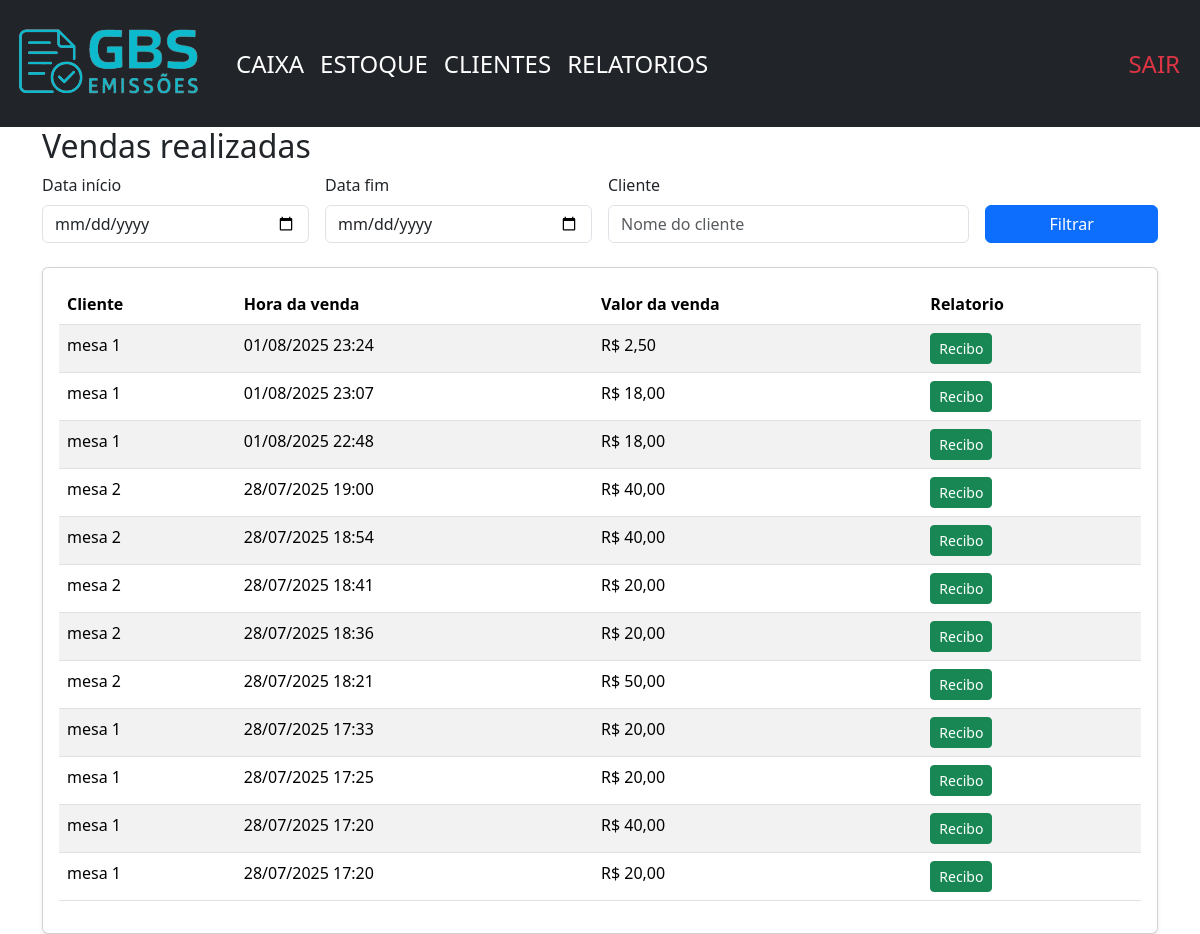
/relatorios/ (signed in), run on the app's committed database.
### home/models.py (models this page shows)
class vendas(models.Model):
    usuario = models.ForeignKey(User, on_delete=models.CASCADE)
    id = models.AutoField(primary_key=True, verbose_name='ID da venda')
    id_cliente = models.ForeignKey(clientes, on_delete=models.DO_NOTHING)
    data_hora = models.DateTimeField(auto_now_add=True, null=True)
    valor_total = models.DecimalField(max_digits=10, decimal_places=2, verbose_name='valor total')
    desconto = models.IntegerField(verbose_name='desconto')

class clientes(models.Model):
    usuario = models.ForeignKey(User, on_delete=models.CASCADE)
    id_cliente = models.AutoField(primary_key=True, verbose_name='ID do cliente')
    nome_cliente = models.CharField(max_length=100, verbose_name='Nome do cliente')
    contato = models.CharField(max_length=11, blank=True, null=True, verbose_name='telefone celular')
    tempo_estadia = models.IntegerField(verbose_name='Tempo de estadia')
    created_cad = models.DateTimeField(auto_now_add=True, null=True)
    update_cad = models.DateTimeField(auto_now=True)

### home/views.py (the view)
# urls.py: path('relatorios/', views.relatorios, name='relatorios'),
@login_required
def relatorios(request):
    vendas_filtradas = vendas.objects.select_related('id_cliente').filter(usuario=request.user)
    data_inicio = request.GET.get('data_inicio')
    data_fim = request.GET.get('data_fim')
    cliente_nome = request.GET.get('cliente')
    if data_inicio:
        vendas_filtradas = vendas_filtradas.filter(data_hora__date__gte=parse_date(data_inicio))
    if data_fim:
        vendas_filtradas = vendas_filtradas.filter(data_hora__date__lte=parse_date(data_fim))
    if cliente_nome:
        vendas_filtradas = vendas_filtradas.filter(id_cliente__nome_cliente__icontains=cliente_nome)
    vendas_filtradas = vendas_filtradas.order_by('-data_hora')
    return render(request, 'visual/relatorios.html', {
        'vendas': vendas_filtradas
    })

### home/templates/visual/relatorios.html
{% extends 'visual/base.html' %}
{% block conteudo %}
<div class="container mt-10">
  <h2>Vendas realizadas</h2>
  <form method="GET" class="row g-3 mb-4">
    <div class="col-md-3">
      <label for="data_inicio" class="form-label">Data início</label>
      <input type="date" class="form-control" id="data_inicio" name="data_inicio" value="{{ request.GET.data_inicio }}">
    </div>
    <div class="col-md-3">
      <label for="data_fim" class="form-label">Data fim</label>
      <input type="date" class="form-control" id="data_fim" name="data_fim" value="{{ request.GET.data_fim }}">
    </div>
    <div class="col-md-4">
      <label for="cliente" class="form-label">Cliente</label>
      <input type="text" class="form-control" id="cliente" name="cliente" placeholder="Nome do cliente"
        value="{{ request.GET.cliente }}">
    </div>
    <div class="col-md-2 d-flex align-items-end">
      <button type="submit" class="btn btn-primary w-100">Filtrar</button>
    </div>
  </form>
  <div class="row">
    <div class="col-lg">
      <div class="card shadow-sm">
        <div class="card-body">
          <table class="table table-striped table-hover">
            <thead>
              <tr>
                <th scope="col">Cliente</th>
                <th scope="col">Hora da venda</th>
                <th scope="col">Valor da venda</th>
                <th scope="col">Relatorio</th>
              </tr>
            </thead>
            <tbody>
              {%for venda in vendas%}
              <tr>
                <td>{{venda.id_cliente.nome_cliente}}</td>
                <td>{{venda.data_hora|date:"d/m/Y H:i"}}</td>
                <td>R$ {{venda.valor_total|floatformat:2}}</td>
                <td>
                  <a href="{% url 'gerar_recibo' venda.id %}" target="_blank" class="btn btn-success btn-sm">
                    Recibo
                  </a>
                </td>
              </tr>
              {% empty %}
              <tr>
                <td colspan="3" class="text-center">Nenhuma venda encontrada.</td>
              </tr>
              {% endfor %}
            </tbody>
          </table>
        </div>
      </div>
    </div>
  </div>
</div>
{% endblock %}

### home/templates/visual/base.html (shortened to what this page needs)
{% load static %}
<!doctype html>
<html lang="pt-br">
<head>
  <link href="https://cdn.jsdelivr.net/npm/bootstrap@5.3.7/dist/css/bootstrap.min.css" rel="stylesheet"
>
  <link rel="stylesheet" href="{% static 'css/style.css' %}">
</head>
<body>
  <nav class="navbar navbar-expand-lg navbar-dark bg-dark">
    <div class="container-fluid">
      <a class="navbar-brand " href="{% url 'home' %}">
        <img src="{% static 'imagens/LOGO.svg' %}" alt="Logo" width="200" height="100"
          class="d-inline-block align-text-top">
      </a>
      <div class="collapse navbar-collapse" id="navbarNavAltMarkup">
        <div class="navbar-nav">
          <a class="nav-link active fs-4" aria-current="page" href="{% url 'caixa' %}">CAIXA</a>
          <a class="nav-link active fs-4" href="{% url 'estoque' %}">ESTOQUE</a>
          <a class="nav-link active fs-4" href="{% url 'clientes' %}">CLIENTES</a>
          <a class="nav-link active fs-4" href="{% url 'relatorios' %}">RELATORIOS</a>
        </div>
        <div class="navbar-nav ms-auto">
          <a class="nav-link active fs-4 text-danger" href="{% url 'logout' %}">SAIR</a>
        </div>
      </div>
    </div>
  </nav>
  {% block conteudo %}
  {% endblock %}
</body>
</html>

### data on the page
vendas: id_cliente.nome_cliente "mesa 1", data_hora "01/08/2025 23:24", valor_total "2,50"
vendas: id_cliente.nome_cliente "mesa 1", data_hora "01/08/2025 23:07", valor_total "18,00"
vendas: id_cliente.nome_cliente "mesa 1", data_hora "01/08/2025 22:48", valor_total "18,00"
vendas: id_cliente.nome_cliente "mesa 2", data_hora "28/07/2025 19:00", valor_total "40,00"
vendas: id_cliente.nome_cliente "mesa 2", data_hora "28/07/2025 18:54", valor_total "40,00"
vendas: id_cliente.nome_cliente "mesa 2", data_hora "28/07/2025 18:41", valor_total "20,00"
vendas: id_cliente.nome_cliente "mesa 2", data_hora "28/07/2025 18:36", valor_total "20,00"
vendas: id_cliente.nome_cliente "mesa 2", data_hora "28/07/2025 18:21", valor_total "50,00"
vendas: id_cliente.nome_cliente "mesa 1", data_hora "28/07/2025 17:33", valor_total "20,00"
vendas: id_cliente.nome_cliente "mesa 1", data_hora "28/07/2025 17:25", valor_total "20,00"
vendas: id_cliente.nome_cliente "mesa 1", data_hora "28/07/2025 17:20", valor_total "40,00"
vendas: id_cliente.nome_cliente "mesa 1", data_hora "28/07/2025 17:20", valor_total "20,00"
